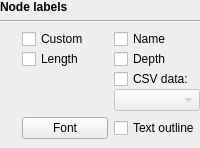
         <widget class="QWidget" name="nodeLabelsWidget" native="true">
          <property name="enabled">
           <bool>true</bool>
          </property>
          <layout class="QVBoxLayout" name="verticalLayout_7">
           <property name="leftMargin">
            <number>0</number>
           </property>
           <property name="topMargin">
            <number>0</number>
           </property>
           <property name="rightMargin">
            <number>0</number>
           </property>
           <property name="bottomMargin">
            <number>0</number>
           </property>
           <item>
            <widget class="QLabel" name="nodeLabelsG">
             <property name="font">
              <font>
               <bold>true</bold>
              </font>
             </property>
             <property name="text">
              <string>Node labels</string>
             </property>
            </widget>
           </item>
           <item>
            <widget class="Line" name="line_6">
             <property name="orientation">
              <enum>Qt::Horizontal</enum>
             </property>
            </widget>
           </item>
           <item>
            <widget class="QWidget" name="widget_8" native="true">
             <layout class="QGridLayout" name="gridLayout_7">
              <property name="leftMargin">
               <number>0</number>
              </property>
              <property name="topMargin">
               <number>0</number>
              </property>
              <property name="rightMargin">
               <number>0</number>
              </property>
              <item row="0" column="0">
               <widget class="InfoTextWidget" name="nodeLabelsInfoText" native="true">
                <property name="sizePolicy">
                 <sizepolicy hsizetype="Fixed" vsizetype="Fixed">
                  <horstretch>0</horstretch>
                  <verstretch>0</verstretch>
                 </sizepolicy>
                </property>
                <property name="minimumSize">
                 <size>
                  <width>16</width>
                  <height>16</height>
                 </size>
                </property>
                <property name="toolTip">
                 <string>&lt;html&gt;&lt;head/&gt;&lt;body&gt;&lt;p&gt;Tick any of the node labelling options to display those labels over &amp;quot;nodes in the graph.&lt;br/&gt;&lt;br/&gt;'Name', 'Length' and 'Depth' labels are created automatically. &amp;quot;'Custom' labels must be assigned by clicking the 'Set label' button when one or more nodes are selected.&lt;br/&gt;&lt;br/&gt;When query-hit labels are shown, they are displayed over any query hits present in the node.&lt;br/&gt;&lt;br/&gt;The 'CSV data' option allows you to import custom labels. To use this, you must first load a CSV file (using the 'Load CSV label data' item in the 'File' menu) which contains the node names in the first column and custom labels in subsequent columns. The CSV file must also contain a header row.&lt;/p&gt;&lt;/body&gt;&lt;/html&gt;</string>
                </property>
               </widget>
              </item>
              <item row="1" column="0">
               <widget class="InfoTextWidget" name="nodeFontInfoText" native="true">
                <property name="sizePolicy">
                 <sizepolicy hsizetype="Fixed" vsizetype="Fixed">
                  <horstretch>0</horstretch>
                  <verstretch>0</verstretch>
                 </sizepolicy>
                </property>
                <property name="minimumSize">
                 <size>
                  <width>16</width>
                  <height>16</height>
                 </size>
                </property>
                <property name="toolTip">
                 <string>&lt;html&gt;&lt;head/&gt;&lt;body&gt;&lt;p&gt;Click the 'Font' button to choose the font used for node labels. The colour of the font is configurable in Bandage's %SETTINGS%.&lt;br/&gt;&lt;br/&gt;Ticking 'Text outline' will surround the text with a white outline. This can help to make text more readable, but will obscure more of the underlying graph. The thickness of the text outline is configurable in Bandage's %SETTINGS%.&lt;/p&gt;&lt;/body&gt;&lt;/html&gt;</string>
                </property>
               </widget>
              </item>
              <item row="1" column="1">
               <widget class="QPushButton" name="fontButton">
                <property name="focusPolicy">
                 <enum>Qt::StrongFocus</enum>
                </property>
                <property name="text">
                 <string>Font</string>
                </property>
               </widget>
              </item>
              <item row="1" column="2">
               <widget class="QCheckBox" name="textOutlineCheckBox">
                <property name="focusPolicy">
                 <enum>Qt::StrongFocus</enum>
                </property>
                <property name="text">
                 <string>Text outline</string>
                </property>
               </widget>
              </item>
              <item row="0" column="1" colspan="2">
               <widget class="QWidget" name="widget_13" native="true">
                <layout class="QGridLayout" name="gridLayout_3">
                 <property name="leftMargin">
                  <number>0</number>
                 </property>
                 <property name="topMargin">
                  <number>0</number>
                 </property>
                 <property name="rightMargin">
                  <number>0</number>
                 </property>
                 <property name="bottomMargin">
                  <number>0</number>
                 </property>
                 <property name="verticalSpacing">
                  <number>0</number>
                 </property>
                 <item row="0" column="0">
                  <widget class="QCheckBox" name="nodeCustomLabelsCheckBox">
                   <property name="focusPolicy">
                    <enum>Qt::StrongFocus</enum>
                   </property>
                   <property name="text">
                    <string>Custom</string>
                   </property>
                  </widget>
                 </item>
                 <item row="0" column="1">
                  <widget class="QCheckBox" name="nodeNamesCheckBox">
                   <property name="focusPolicy">
                    <enum>Qt::StrongFocus</enum>
                   </property>
                   <property name="text">
                    <string>Name</string>
                   </property>
                  </widget>
                 </item>
                 <item row="1" column="0">
                  <widget class="QCheckBox" name="nodeLengthsCheckBox">
                   <property name="focusPolicy">
                    <enum>Qt::StrongFocus</enum>
                   </property>
                   <property name="text">
                    <string>Length</string>
                   </property>
                  </widget>
                 </item>
                 <item row="1" column="1">
                  <widget class="QCheckBox" name="nodeDepthCheckBox">
                   <property name="focusPolicy">
                    <enum>Qt::StrongFocus</enum>
                   </property>
                   <property name="text">
                    <string>Depth</string>
                   </property>
                  </widget>
                 </item>
                 <item row="4" column="1">
                  <widget class="QComboBox" name="csvComboBox">
                   <property name="enabled">
                    <bool>false</bool>
                   </property>
                   <property name="focusPolicy">
                    <enum>Qt::StrongFocus</enum>
                   </property>
                  </widget>
                 </item>
                 <item row="3" column="1">
                  <widget class="QCheckBox" name="csvCheckBox">
                   <property name="focusPolicy">
                    <enum>Qt::StrongFocus</enum>
                   </property>
                   <property name="text">
                    <string>CSV data:</string>
                   </property>
                  </widget>
                 </item>
                </layout>
               </widget>
              </item>
             </layout>
            </widget>
           </item>
          </layout>
         </widget>
